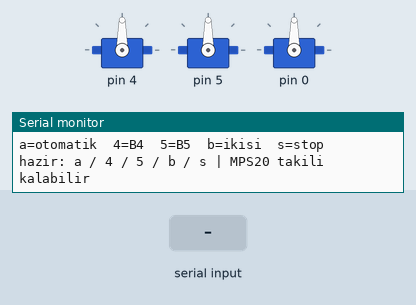
Bench run of a sketch on a simulated Arduino Uno, built with avr-gcc and run on an emulated ATmega328P. Shown: 3 × servo, the last lines printed to the serial monitor. The inputs (shaded band) are chosen by the test bench.

Above: at 1.6 s.
1.7 s: "4" received over Serial
At 1.85 s:
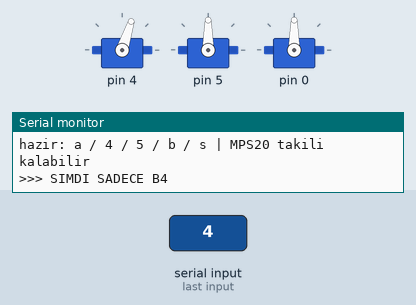
4.2 s: "b" received over Serial
At 4.87 s:
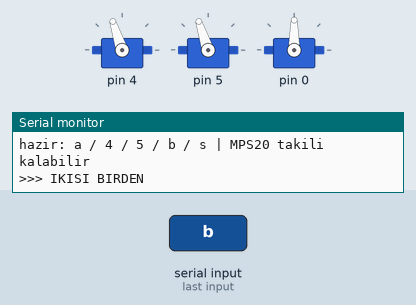
6.7 s: "a" received over Serial
At 7.37 s:
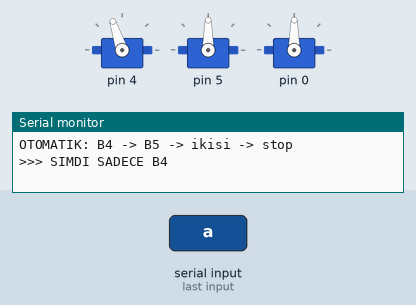
Timing chart, 0 to 12.8 s (numbered marks = the images above; inputs shaded):
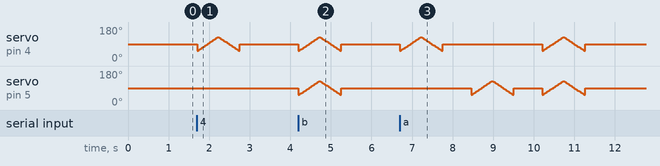

The sketch:

16_dual_servo.ino
```cpp
// AUV 16 - cift servo testi (MPS20 takili kalsin)
// Amac: Diger servo MPS20 yuzunden mi olmuyor?
//   Basinc B12/B13'te; servolar B4/B5 - pin catismasi YOK.
//   Bu kod SADECE B4 ve B5 surer. ESC 1500'de kilitli.
//
// Beklenti (MPS20 takili):
//   - "B4" yazinca bir servo hareket
//   - "B5" yazinca DIGER servo hareket
//   - Ikisi de hareket ediyorsa MPS20 suçlu DEGIL
//   - B5 hic kimildamiyorsa kablo/330R/servo (MPS20 degil)
//
// LiPo+UBEC sart. PERVANE umrunda degil (motor surulmez).
// Komut: a=otomatik tur | 4=sadece B4 | 5=sadece B5 | b=ikisi | s=1500

#include <Servo.h>

Servo s4;  // PB4
Servo s5;  // PB5
Servo esc; // PB0 - sadece notur

bool auto_run = false;
uint32_t t0 = 0;
uint8_t phase = 0;

void neut() {
  s4.writeMicroseconds(1500);
  s5.writeMicroseconds(1500);
  esc.writeMicroseconds(1500);
}

void setup() {
  Serial.begin(115200);
  delay(400);
  s4.attach(PB4, 1000, 2000);
  s5.attach(PB5, 1000, 2000);
  esc.attach(PB0, 1000, 2000);
  neut();

  Serial.println();
  Serial.println("AUV 16 DUAL SERVO (MPS20 takili test)");
  Serial.println("B4=PB4  B5=PB5  | basinc B12/B13 dokunulmaz");
  Serial.println("a=otomatik  4=B4  5=B5  b=ikisi  s=stop");
}

void sweep_one(Servo &sv, const char *name) {
  Serial.print(">>> SIMDI SADECE ");
  Serial.println(name);
  for (int u = 1300; u <= 1700; u += 20) {
    sv.writeMicroseconds(u);
    delay(25);
  }
  for (int u = 1700; u >= 1300; u -= 20) {
    sv.writeMicroseconds(u);
    delay(25);
  }
  sv.writeMicroseconds(1500);
  Serial.print("<<< ");
  Serial.print(name);
  Serial.println(" bitti -> 1500");
  delay(400);
}

void loop() {
  if (Serial.available()) {
    char k = Serial.read();
    if (k == 's') {
      auto_run = false;
      neut();
      Serial.println("STOP 1500");
    } else if (k == '4') {
      auto_run = false;
      s5.writeMicroseconds(1500);
      sweep_one(s4, "B4");
    } else if (k == '5') {
      auto_run = false;
      s4.writeMicroseconds(1500);
      sweep_one(s5, "B5");
    } else if (k == 'b') {
      auto_run = false;
      Serial.println(">>> IKISI BIRDEN");
      for (int u = 1300; u <= 1700; u += 20) {
        s4.writeMicroseconds(u);
        s5.writeMicroseconds(u);
        delay(25);
      }
      for (int u = 1700; u >= 1300; u -= 20) {
        s4.writeMicroseconds(u);
        s5.writeMicroseconds(u);
        delay(25);
      }
      neut();
      Serial.println("<<< ikisi bitti");
    } else if (k == 'a') {
      auto_run = true;
      t0 = millis();
      phase = 0;
      Serial.println("OTOMATIK: B4 -> B5 -> ikisi -> stop");
    }
  }

  if (!auto_run) {
    static uint32_t t_idle = 0;
    if (millis() - t_idle > 1500) {
      t_idle = millis();
      Serial.println("hazir: a / 4 / 5 / b / s | MPS20 takili kalabilir");
    }
    return;
  }

  // otomatik sira
  uint32_t ms = millis() - t0;
  if (phase == 0) {
    sweep_one(s4, "B4");
    s5.writeMicroseconds(1500);
    phase = 1;
    t0 = millis();
  } else if (phase == 1 && ms > 300) {
    sweep_one(s5, "B5");
    s4.writeMicroseconds(1500);
    phase = 2;
    t0 = millis();
  } else if (phase == 2 && ms > 300) {
    Serial.println(">>> IKISI BIRDEN");
    for (int u = 1300; u <= 1700; u += 20) {
      s4.writeMicroseconds(u);
      s5.writeMicroseconds(u);
      delay(25);
    }
    for (int u = 1700; u >= 1300; u -= 20) {
      s4.writeMicroseconds(u);
      s5.writeMicroseconds(u);
      delay(25);
    }
    neut();
    Serial.println("SONUC: B4 ve B5 hareket ettiyse MPS20 suçlu degil.");
    Serial.println("Biri hic kimildamadiysa o pin/kablo/servo bak.");
    auto_run = false;
  }
}
```
